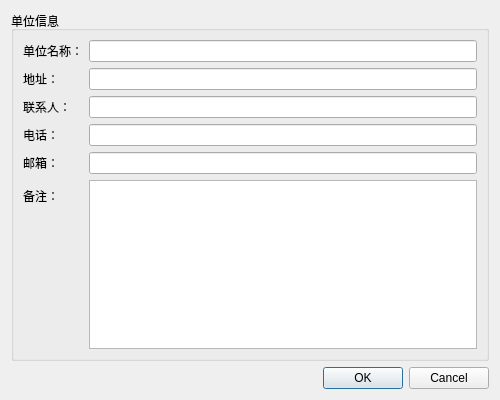
<?xml version="1.0" encoding="UTF-8"?>
<ui version="4.0">
 <class>UnitDialog</class>
 <widget class="QDialog" name="UnitDialog">
  <property name="geometry">
   <rect>
    <x>0</x>
    <y>0</y>
    <width>500</width>
    <height>400</height>
   </rect>
  </property>
  <property name="windowTitle">
   <string>Dialog</string>
  </property>
  <layout class="QVBoxLayout" name="verticalLayout">
   <item>
    <widget class="QGroupBox" name="groupBox">
     <property name="title">
      <string>单位信息</string>
     </property>
     <layout class="QFormLayout" name="formLayout">
      <item row="0" column="0">
       <widget class="QLabel" name="label">
        <property name="text">
         <string>单位名称：</string>
        </property>
       </widget>
      </item>
      <item row="0" column="1">
       <widget class="QLineEdit" name="lineName">
        <property name="text">
         <string/>
        </property>
       </widget>
      </item>
      <item row="1" column="0">
       <widget class="QLabel" name="label_2">
        <property name="text">
         <string>地址：</string>
        </property>
       </widget>
      </item>
      <item row="1" column="1">
       <widget class="QLineEdit" name="lineAddress">
        <property name="text">
         <string/>
        </property>
       </widget>
      </item>
      <item row="2" column="0">
       <widget class="QLabel" name="label_3">
        <property name="text">
         <string>联系人：</string>
        </property>
       </widget>
      </item>
      <item row="2" column="1">
       <widget class="QLineEdit" name="lineContact"/>
      </item>
      <item row="3" column="0">
       <widget class="QLabel" name="label_4">
        <property name="text">
         <string>电话：</string>
        </property>
       </widget>
      </item>
      <item row="3" column="1">
       <widget class="QLineEdit" name="linePhone"/>
      </item>
      <item row="4" column="0">
       <widget class="QLabel" name="label_5">
        <property name="text">
         <string>邮箱：</string>
        </property>
       </widget>
      </item>
      <item row="4" column="1">
       <widget class="QLineEdit" name="lineEmail"/>
      </item>
      <item row="5" column="0">
       <widget class="QLabel" name="label_6">
        <property name="text">
         <string>备注：</string>
        </property>
       </widget>
      </item>
      <item row="5" column="1">
       <widget class="QTextEdit" name="textNotes"/>
      </item>
     </layout>
    </widget>
   </item>
   <item>
    <widget class="QDialogButtonBox" name="buttonBox">
     <property name="orientation">
      <enum>Qt::Orientation::Horizontal</enum>
     </property>
     <property name="standardButtons">
      <set>QDialogButtonBox::StandardButton::Cancel|QDialogButtonBox::StandardButton::Ok</set>
     </property>
    </widget>
   </item>
  </layout>
 </widget>
 <resources/>
 <connections>
  <connection>
   <sender>buttonBox</sender>
   <signal>accepted()</signal>
   <receiver>UnitDialog</receiver>
   <slot>accept()</slot>
   <hints>
    <hint type="sourcelabel">
     <x>20</x>
     <y>20</y>
    </hint>
    <hint type="destinationlabel">
     <x>20</x>
     <y>20</y>
    </hint>
   </hints>
  </connection>
  <connection>
   <sender>buttonBox</sender>
   <signal>rejected()</signal>
   <receiver>UnitDialog</receiver>
   <slot>reject()</slot>
   <hints>
    <hint type="sourcelabel">
     <x>20</x>
     <y>20</y>
    </hint>
    <hint type="destinationlabel">
     <x>20</x>
     <y>20</y>
    </hint>
   </hints>
  </connection>
 </connections>
</ui>
